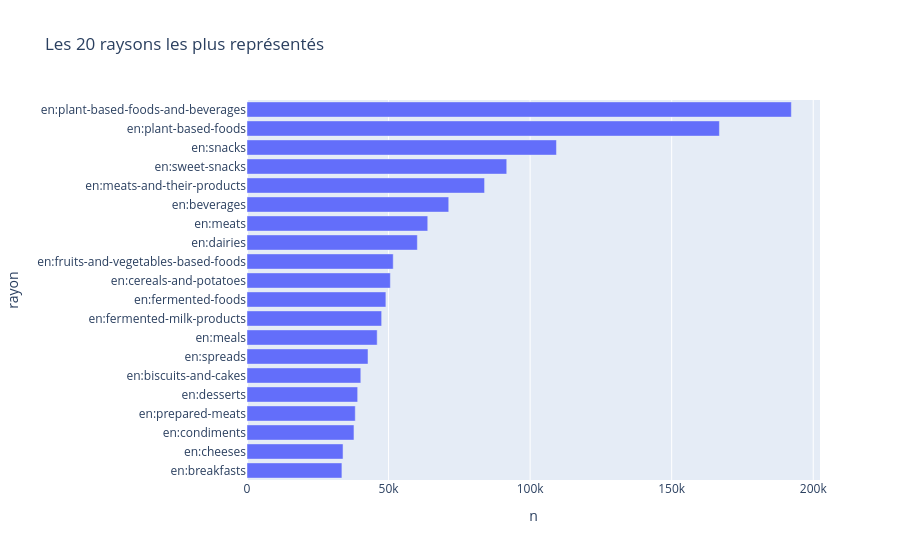

The code cell stored with this chart in its notebook:
### Markdown cell above
---

## 2. Choix des rayons

On cherche des rayons les plus représentés dans la bdd

### Code cell
top_rayons = duckdb.sql("""
    SELECT b AS rayon, COUNT(*) AS n
    FROM products, UNNEST(categories_tags) AS t(b)
    GROUP BY 1 ORDER BY n DESC LIMIT 20
""")

px.bar(top_rayons.df(), x="n", y="rayon", orientation="h",
       title="Les 20 raysons les plus représentés",
).update_yaxes(categoryorder="total ascending").show()

print(top_rayons)

### Figure 1 — Plotly figure (JSON) as saved in the notebook; plotly's stock layout.template omitted (floating-point values rounded to 4 significant figures)
{"data": [{"hovertemplate": "n=%{x}<br>rayon=%{y}<extra></extra>", "legendgroup": "", "marker": {"color": "#636efa", "pattern": {"shape": ""}}, "name": "", "orientation": "h", "showlegend": false, "textposition": "auto", "type": "bar", "x": [192272, 166862, 109304, 91745, 83912, 71259, 63842, 60169, 51649, 50637, 49056, 47562, 45981, 42738, 40197, 39089, 38242, 37782, 33924, 33522], "xaxis": "x", "y": ["en:plant-based-foods-and-beverages", "en:plant-based-foods", "en:snacks", "en:sweet-snacks", "en:meats-and-their-products", "en:beverages", "en:meats", "en:dairies", "en:fruits-and-vegetables-based-foods", "en:cereals-and-potatoes", "en:fermented-foods", "en:fermented-milk-products", "en:meals", "en:spreads", "en:biscuits-and-cakes", "en:desserts", "en:prepared-meats", "en:condiments", "en:cheeses", "en:breakfasts"], "yaxis": "y"}], "layout": {"barmode": "relative", "legend": {"tracegroupgap": 0}, "title": {"text": "Les 20 raysons les plus représentés"}, "xaxis": {"anchor": "y", "domain": [0, 1], "title": {"text": "n"}}, "yaxis": {"anchor": "x", "categoryorder": "total ascending", "domain": [0, 1], "title": {"text": "rayon"}}}}
